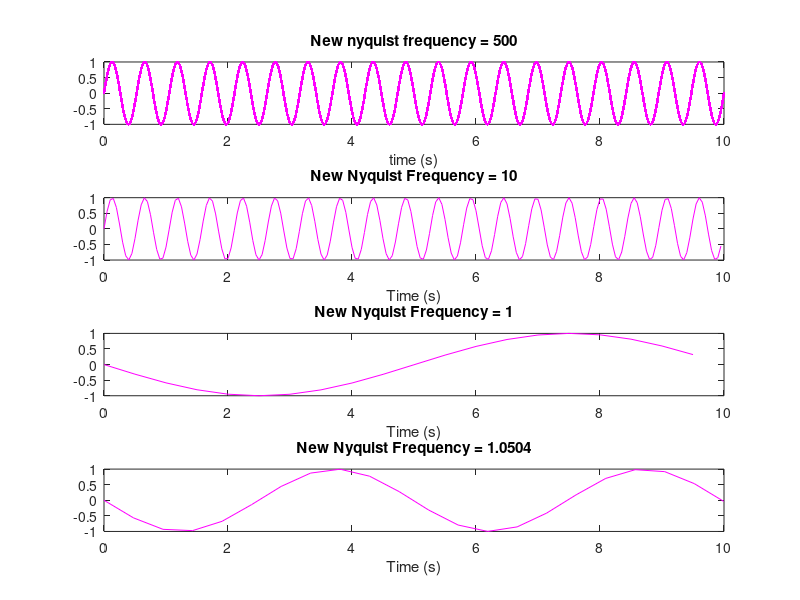

Write the MATLAB code that produced this figure. (Note: this script raises an error after producing the figure.)
%% 
%Alexandra Friel 
%DSP assignment 2 


%% 
freq = 1.9;
N = 10000;
sps = 1000;
time= linspace(0, (N-1)/sps, N);
w = freq*2*pi;
x = time*w;

subplot(4,1,1) 
y = sin(x);
plot(time,y,'m.','LineWidth',1)
xlabel('time (s)')
Nyquist1 = sps/2;
title(['New nyquist frequency = ' num2str(Nyquist1)])


subplot(4,1,2)
dec_factor = 50;
x = linspace(0, 19*2*pi, 10000);
y = sin(x);
t_down = time(1:dec_factor:end);
y_down = y(1:dec_factor:end);

plot(t_down, y_down, '-m')
xlabel('Time (s)')
nyquist_freq_down = sps/(2*dec_factor);
title(['New Nyquist Frequency = ' num2str(nyquist_freq_down)])

subplot(4,1,3)
dec_factor = 500;
x = linspace(0, 19*2*pi, 10000);
y = sin(x);
t_down = time(1:dec_factor:end);
y_down = y(1:dec_factor:end);

plot(t_down, y_down, '-m')
xlabel('Time (s)')
nyquist_freq_down = sps/(2*dec_factor);
title(['New Nyquist Frequency = ' num2str(nyquist_freq_down)])


subplot(4,1,4)
dec_factor = 476;
x = linspace(0, 19*2*pi, 10000);
y = sin(x);
t_down = time(1:dec_factor:end);
y_down = y(1:dec_factor:end);

plot(t_down, y_down, '-m')
xlabel('Time (s)')
nyquist_freq_down = sps/(2*dec_factor);
title(['New Nyquist Frequency = ' num2str(nyquist_freq_down)])

%%
load whistle

%% 
ts = (1:length(Y))/Fs;
subplot(3,2,1)
plot(ts,Y)
%sound(Y,Fs)

title('Original Whistle')
xlabel('time (s)')
Fs_nyquist = Fs/2;

subplot(3,2,2) 
n = 2^nextpow2(length(Y));
Y_fft = fft(Y,n);
f = (0:n-1)*(Fs/2)/n;
plot(f/1000,abs(Y_fft))
xlabel('frequency (kHz)')
hold on

Nyquist = Fs/2;
plot([Nyquist Nyquist]/1000, ylim, 'm-')
plot([Nyquist Nyquist]/(1000*12), ylim, 'm-')
title('Frequency Spectrum (Original)')

subplot(3,2,3)
res = 12;
Yres = downsample(Y, res);
tres = downsample(ts, res);

%sound(Yres,Fs/res);
plot(tres,Yres, 'Color','b');
title('downsampled whistle time series')
xlabel('time (s)')

subplot(3,2,4) 
nres = 2^nextpow2(length(Yres));
fsres = (0:nres-1)*(Fs/res)/nres;
Ares = abs(fft(Yres, nres));
plot(fsres/1000, Ares,'Color',[128, 0, 0]/255);
xlabel('Frequency (kHz)')
ylabel('Amplitude')

xlabel('frequency (kHz)')
hold on
Fnres = Fs/res/2;

plot([Fnres Fnres]/1000,ylim,'m');
title('downsampled frequency spectrum')
axis tight

subplot(3,2,5)
dec = 12;
Ydec = decimate(Y,dec);
tdec = ts(1:dec:end);
%sound(Ydec,Fs/dec);

plot(tdec,Ydec)
axis tight
title('decimated whistle time series')
xlabel('time (s)')

subplot(3,2,6) 
ndec = 2^nextpow2(length(Ydec));
Adec = abs(fft(Ydec,ndec));
fsdec = ((0:ndec-1)/ndec)*Fs/dec;
plot(fsdec/1000,(Adec),'Color',[128, 0, 0]/255);

xlabel('frequency (kHz)')
hold on
Fndec = Fs/dec/2;

plot([Fndec Fndec]/1000,ylim,'m-')
title('decimated frequency spectrum')


%%
subplot(1, 1, 1)
plot(fsres/1000, Ares*12, 'Color',[128, 0, 0]/255);
hold on
plot(fs/1000, A, 'b', 'LineWidth', 2, 'Color', [1, 0.5, 0]);
xlabel('Frequency (kHz)')
ylabel('Scaled Amplitude')
xlim([0, 1.5*Fnres/1000])

title('Original and Aliased Frequency Spectra')
legend('Aliased Whistle', 'Original Whistle', 'Location', 'northwest')
line([Fnres/1000, Fnres/1000], ylim, 'Color', 'k', 'LineWidth', 1)


%%

subplot(2, 2, 1)
plot(ts, Y,'Color',[128, 0, 0]/255);
xlabel('Time (s)')
title('Original Signal')
subplot(2, 2, 2)
[B, F, T] = spectrogram(Y, 1024, 512, 1024, Fs);
imagesc(T, F/1000, log10(abs(B)))
set(gca, 'YDir', 'normal')
ylabel('Frequency (kHz)')
title('Spectrogram Original Signal')

subplot(2, 2, 3)
plot(tres, Yres,'Color',[128, 0, 0]/255);
xlabel('Time (s)')
title('Downsampled Signal')

subplot(2, 2, 4)
[B, F, T] = spectrogram(Yres, 256, 128, 1024, Fs/res);
imagesc(T, F/1000, log10(abs(B)))
set(gca, 'YDir', 'normal')
ylabel('Frequency (kHz)')
title('Spectrogram of Downsampled Signal')



